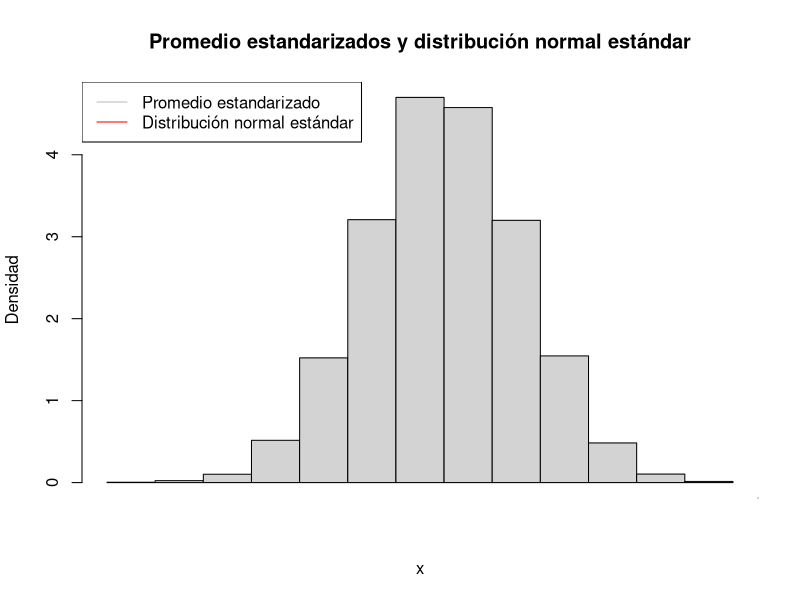

Write R code to recreate this figure. (Note: this script raises an error after producing the figure.)
v = (1:10^4)


for(i in 1:10^4){
  z=rnorm(1, mean=-4, sd=sqrt(16)/50)
  v[i] <- z
  
}
# Presentamos en un histograma los valores obtenidos en el loop
s = seq(0, 5, 0.1)
hist(v,
     main="Promedio estandarizados y distribución normal estándar",
     breaks = 20,
     xaxt="n",
     ylab="Densidad",
     xlab="x",
     freq=FALSE)
# Sobre el histograma graficamos la densidad de la distribución normal estándar
lines(s, 
      dnorm(s, mean = -4, sd = sqrt(16)/50),
      lty = 1, 
      lwd = 2)

polygon(s, 
        dnorm(s, mean = -4, sd = sqrt(16)/50), 
        col = rgb(1, 0, 0, alpha = 0.5))
# Por último agregamos una leyenda para visualizar claramente los resultados  y cambiamos la escala del eje
axis(1, at=s,las=1)
legend("topleft", 
       legend = c("Promedio estandarizado",
                  "Distribución normal estándar"),
       lty = 1, col = c("grey","red"), lwd =1, box.lty =1)
#Falta arreglarr NORMAL ESTANDAR
#Parte c)
#10^4 intervalos de confianza con confianza 95%
n <- 50    # El tamaño válido de la muestra
media <- 32 # la media 
desv <- 6  # La desviación estándar. Datos históricos
nivelconfianza = 0.90

zsum.test(mean.x=32,sigma.x=6, n.x=50,conf.level=0.90)

# EJ 2
alfa = 0.01
sigma = 16
mu0 = -4
sqrt_n = sqrt(50)
z = pnorm(alfa/2)
no_rc = 0
for(i in v){
  rc = abs(i - mu0) > ((sigma * z * (alfa / 2)) / sqrt_n)
  if(rc) {
    no_rc = no_rc + 1
  }
}
# Propoción de rechazo
no_rc_prop = (no_rc / 10^4) 


